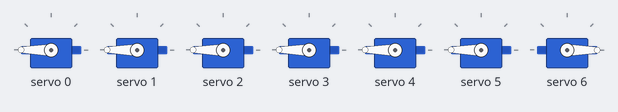
Bench run of a sketch on a simulated Arduino Uno, built with avr-gcc and run on an emulated ATmega328P. Shown: 7 × servo.

Above: at 0.55 s.
At 1.8 s:
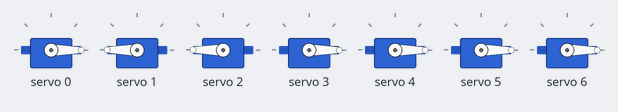
At 3.05 s:
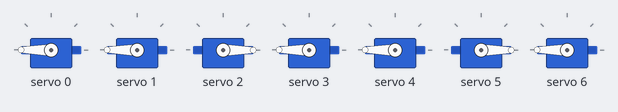
At 5.55 s:
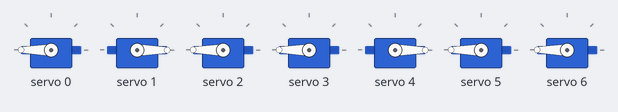
At 8.05 s:
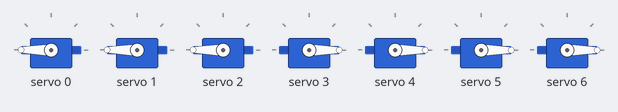
At 10.55 s:
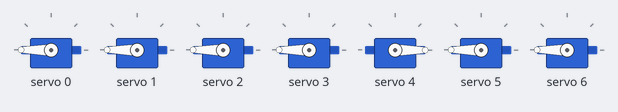
Timing chart, 0 to 13.6 s (numbered marks = the images above):
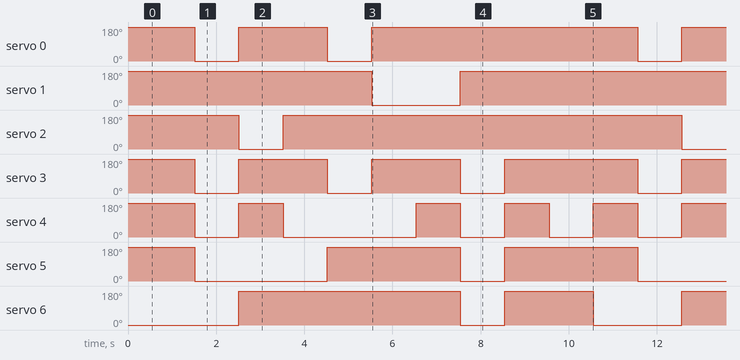

Measured:
- by itself, servo 0: repeats every 10.1 s: 180° 2.0 s, 0° 1.0 s, 180° 6.0 s, 0° 1.0 s
- by itself, servo 1: alternates 180° for 8.0 s and 0° for 2.0 s
- by itself, servo 2: alternates 180° for 9.0 s and 0° for 1.0 s
- by itself, servo 3: repeats every 10.1 s: 2 × (180° 2.0 s, 0° 1.0 s), 180° 3.0 s, 0° 1.0 s
- by itself, servo 4: repeats every 10.1 s: 180° 1.0 s, 0° 3.0 s, 3 × (180° 1.0 s, 0° 1.0 s)
- by itself, servo 5: repeats every 10.1 s: 180° 3.0 s, 0° 1.0 s, 180° 3.0 s, 0° 3.0 s
- by itself, servo 6: repeats every 10.1 s: 0° 1.0 s, 180° 2.0 s, 0° 2.0 s, 180° 5.0 s

The sketch:

digit.ino
```cpp
#include <Wire.h>
#include <Adafruit_PWMServoDriver.h>

Adafruit_PWMServoDriver pwm = Adafruit_PWMServoDriver();

const int servoMin = 100; // minimale Pulsweite
const int servoMax = 500; // maximale Pulsweite

const int segments[7] = {0, 1, 2, 3, 4, 5, 6};

const bool digits[10][7] = {
  {1,1,1,1,1,1,0}, // 0
  {0,1,1,0,0,0,0}, // 1
  {1,1,0,1,1,0,1}, // 2
  {1,1,1,1,0,0,1}, // 3
  {0,1,1,0,0,1,1}, // 4
  {1,0,1,1,0,1,1}, // 5
  {1,0,1,1,1,1,1}, // 6
  {1,1,1,0,0,0,0}, // 7
  {1,1,1,1,1,1,1}, // 8
  {1,1,1,1,0,1,1}  // 9
};

void setup() {
  pwm.begin();
  pwm.setPWMFreq(50);
  delay(500);
}

void loop() {
  for (int d = 0; d <= 9; d++) {
    showDigit(d);
    delay(1000);
  }
}

void showDigit(int num) {
  for (int i = 0; i < 7; i++) {
    if (digits[num][i]) {
      pwm.setPWM(segments[i], 0, servoMax);
    } else {
      pwm.setPWM(segments[i], 0, servoMin);
    }
  }
}
```
